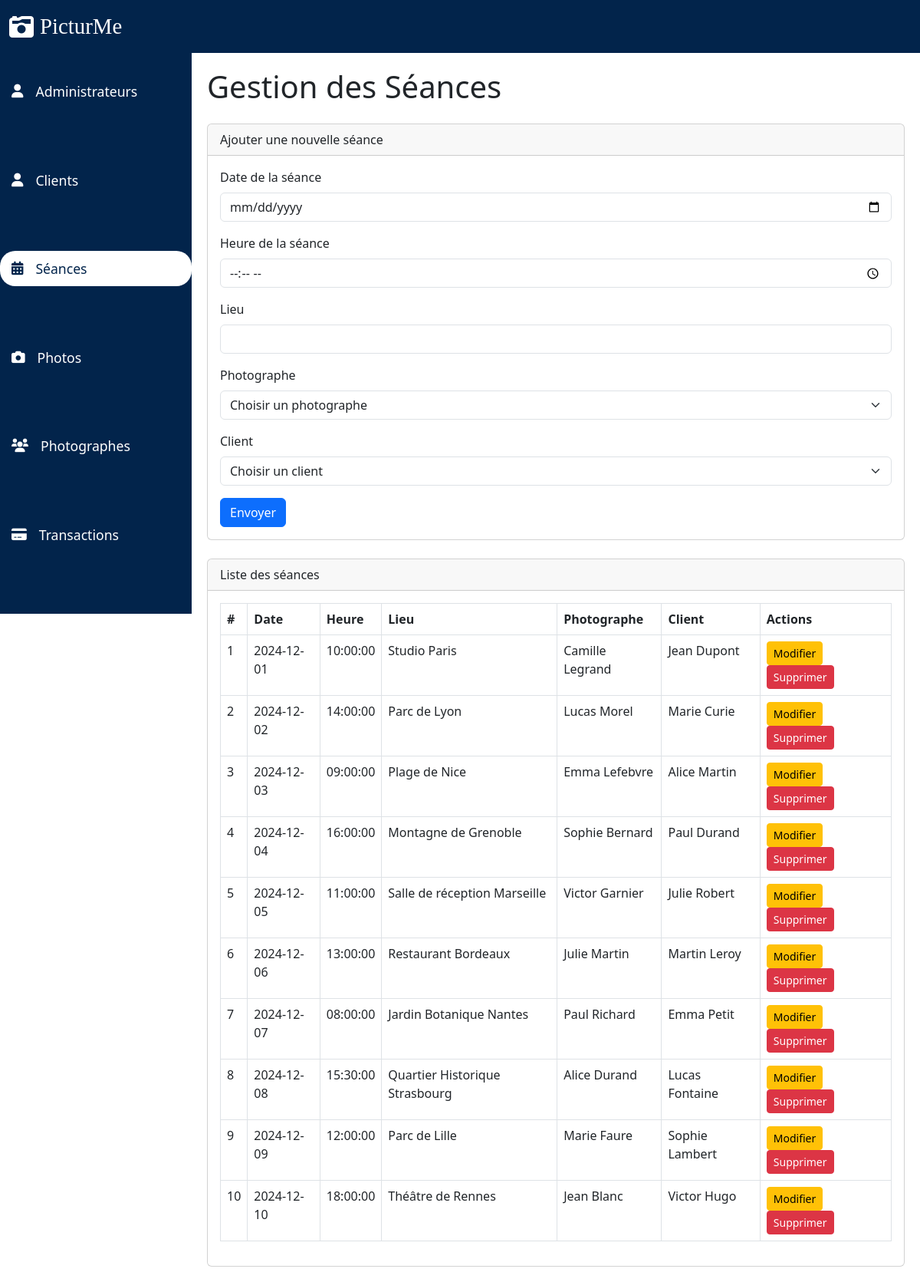
Page /pages/dashboard/seances.php on the committed database.
### tables this page shows
CREATE TABLE Seance (
                        id_seance INT PRIMARY KEY AUTO_INCREMENT,
                        date_seance DATE,
                        heure TIME,
                        lieu VARCHAR(255),
                        id_client INT,
                        id_photographe INT,
                        FOREIGN KEY (id_client) REFERENCES Client(id_client) ON DELETE CASCADE,
                        FOREIGN KEY (id_photographe) REFERENCES Photographe(id_photographe) ON DELETE CASCADE
);

CREATE TABLE Photographe (
                             id_photographe INT PRIMARY KEY AUTO_INCREMENT,
                             nom VARCHAR(100),
                             specialite VARCHAR(100),
                             email VARCHAR(100),
                             telephone VARCHAR(15)
);

CREATE TABLE Client (
                        id_client INT PRIMARY KEY AUTO_INCREMENT,
                        nom VARCHAR(100) NOT NULL,
                        email VARCHAR(100) NOT NULL,
                        telephone VARCHAR(15),
                        adresse TEXT
);

### public/pages/dashboard/seances.php (the view, shortened to what this page needs)
<?php
include "../../login/connexion_bdd.php";
$sql = "SELECT date_seance, heure, lieu, id_seance, Client.nom AS client_nom, Photographe.nom AS photographe_nom
        FROM Seance
        JOIN Client ON Seance.id_client = Client.id_client
        JOIN Photographe ON Seance.id_photographe = Photographe.id_photographe";
$result = mysqli_query($conn, $sql);
?>
<?php
include "../../composants/header.php";
include "../../composants/navbar.php";
include "../../composants/sidebar.php";
?>
<div class="content">
    <h1 class="mb-4">Gestion des Séances</h1>
    <div class="card mb-4">
        <div class="card-header">Ajouter une nouvelle séance</div>
        <div class="card-body">
            <form action="seances.php" method="post">
                <div class="mb-3">
                    <label for="date_seance" class="form-label">Date de la séance</label>
                    <input type="date" id="date_seance" name="date_seance" class="form-control" required>
                </div>
                <div class="mb-3">
                    <label for="heure" class="form-label">Heure de la séance</label>
                    <input type="time" id="heure" name="heure" class="form-control" required>
                </div>
                <div class="mb-3">
                    <label for="lieu" class="form-label">Lieu</label>
                    <input type="text" id="lieu" name="lieu" class="form-control" required>
                </div>
                <div class="mb-3">
                    <label for="id_photographe" class="form-label">Photographe</label>
                    <select id="id_photographe" name="id_photographe" class="form-select" required>
                        <option value="" disabled selected>Choisir un photographe</option>
                    </select>
                </div>
                <div class="mb-3">
                    <label for="id_client" class="form-label">Client</label>
                    <select id="id_client" name="id_client" class="form-select" required>
                        <option value="" disabled selected>Choisir un client</option>
                    </select>
                </div>
                <button type="submit" class="btn btn-primary">Envoyer</button>
            </form>
        </div>
    </div>
    <div class="card">
        <div class="card-header">Liste des séances</div>
        <div class="card-body">
            <table class="table table-bordered">
                <thead>
                <tr>
                    <th>#</th>
                    <th>Date</th>
                    <th>Heure</th>
                    <th>Lieu</th>
                    <th>Photographe</th>
                    <th>Client</th>
                    <th>Actions</th>
                </tr>
                </thead>
                <tbody>
                <?php if (mysqli_num_rows($result) > 0): ?>
                    <?php while ($row = mysqli_fetch_assoc($result)): ?>
                        <tr>
                            <td><?php echo htmlspecialchars($row['id_seance']); ?></td>
                            <td><?php echo htmlspecialchars($row['date_seance']); ?></td>
                            <td><?php echo htmlspecialchars($row['heure']); ?></td>
                            <td><?php echo htmlspecialchars($row['lieu']); ?></td>
                            <td><?php echo htmlspecialchars($row['photographe_nom']); ?></td>
                            <td><?php echo htmlspecialchars($row['client_nom']); ?></td>
                            <td>
                                <a href="edit_seance.php?id=<?php echo $row['id_seance']; ?>" class="btn btn-warning btn-sm">Modifier</a>
                                <a href="delete_seance.php?id=<?php echo $row['id_seance']; ?>" class="btn btn-danger btn-sm">Supprimer</a>
                            </td>
                        </tr>
                    <?php endwhile; ?>
                <?php else: ?>
                    <tr>
                        <td colspan="7" class="text-center">Aucune séance trouvée</td>
                    </tr>
                <?php endif; ?>
                </tbody>
            </table>
        </div>
    </div>
</div>
</body>
</html>

### ressources/css/dashboard.css (style rules this page uses)
.content { margin-left: 250px; padding: 20px; overflow-y: auto; }

### rows in the picture
seance: id_seance "1", date_seance "2024-12-01", heure "10:00:00", lieu "Studio Paris", id_photographe.nom "Camille Legrand", id_client.nom "Jean Dupont"
seance: id_seance "2", date_seance "2024-12-02", heure "14:00:00", lieu "Parc de Lyon", id_photographe.nom "Lucas Morel", id_client.nom "Marie Curie"
seance: id_seance "3", date_seance "2024-12-03", heure "09:00:00", lieu "Plage de Nice", id_photographe.nom "Emma Lefebvre", id_client.nom "Alice Martin"
seance: id_seance "4", date_seance "2024-12-04", heure "16:00:00", lieu "Montagne de Grenoble", id_photographe.nom "Sophie Bernard", id_client.nom "Paul Durand"
seance: id_seance "5", date_seance "2024-12-05", heure "11:00:00", lieu "Salle de réception Marseille", id_photographe.nom "Victor Garnier", id_client.nom "Julie Robert"
seance: id_seance "6", date_seance "2024-12-06", heure "13:00:00", lieu "Restaurant Bordeaux", id_photographe.nom "Julie Martin", id_client.nom "Martin Leroy"
seance: id_seance "7", date_seance "2024-12-07", heure "08:00:00", lieu "Jardin Botanique Nantes", id_photographe.nom "Paul Richard", id_client.nom "Emma Petit"
seance: id_seance "8", date_seance "2024-12-08", heure "15:30:00", lieu "Quartier Historique Strasbourg", id_photographe.nom "Alice Durand", id_client.nom "Lucas Fontaine"
seance: id_seance "9", date_seance "2024-12-09", heure "12:00:00", lieu "Parc de Lille", id_photographe.nom "Marie Faure", id_client.nom "Sophie Lambert"
seance: id_seance "10", date_seance "2024-12-10", heure "18:00:00", lieu "Théâtre de Rennes", id_photographe.nom "Jean Blanc", id_client.nom "Victor Hugo"
